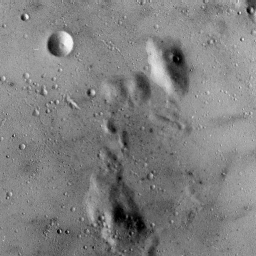
%> input picture 04_Pedro_Zeola/Estudo_04_arquivos/5.1.09.tiff, 256 x 256 px
$ octave a04_02.m   (GNU Octave 9; MATLAB toolbox functions it lacks are replaced by stand-ins)
%> lines starting %> are read from the running program, lines starting %| are printed output that depends on the picture
% a04_02 [script]

clear all; close all; clc

%g = imread('grays8bit.png');
g = imread('5.1.09.tiff');
%> g is the input picture: size 256x256 uint8; min 0, max 249, mean 127.8
figure; imshow(g)

%Fun玢o de transforma玢o
y = uint8(255:-1:0);
figure;
plot(y); xlim([0 255]); ylim([0 255]);
%> after `ylim([0 255])`:
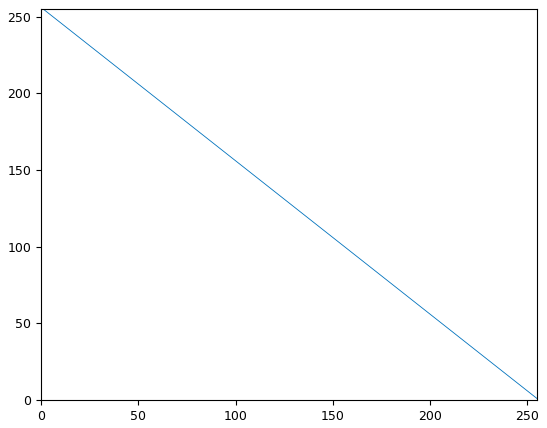
%> figure redrawn from the program's plot data; curve peaks at x = 1, y = 255

%Usando intlut
gt = intlut(g,y);
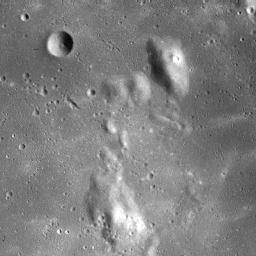
%> gt: size 256x256 uint8; min 6, max 255, mean 127.2
figure; imshow(gt)
